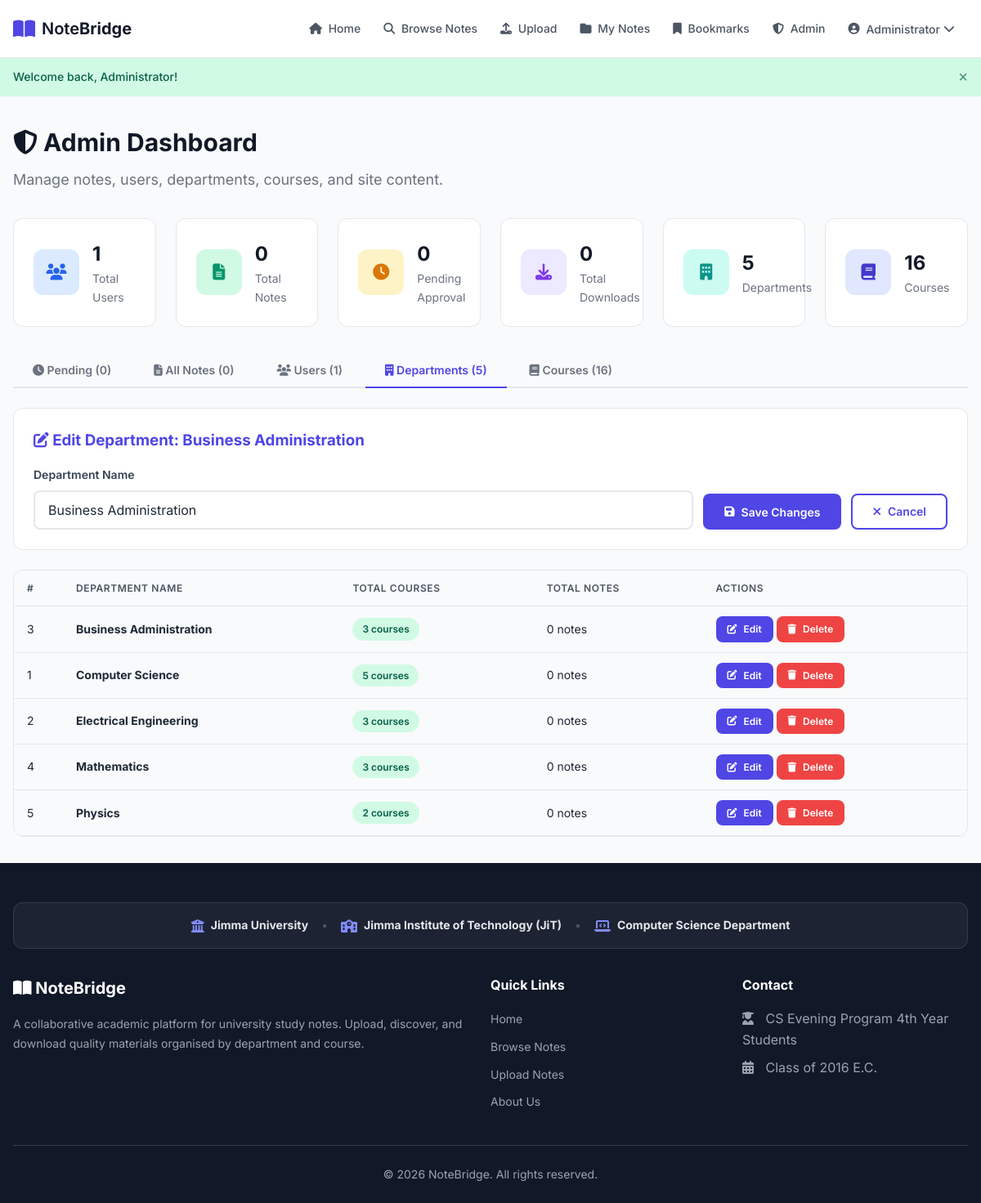
/admin/dashboard.php?edit_dept=3 (signed in), run on the app's committed database.
### tables this page shows
CREATE TABLE IF NOT EXISTS departments (
    id   INT AUTO_INCREMENT PRIMARY KEY,
    name VARCHAR(100) NOT NULL UNIQUE
);

### includes/config.php (called while the page is built, shortened)
<?php
function sanitize($data) {
    return htmlspecialchars(trim($data), ENT_QUOTES, 'UTF-8');
}
?>

### admin/dashboard.php (the view, shortened to what this page needs)
<?php
require_once __DIR__ . '/../includes/config.php';
$totalUsers       = (int)$db->query("SELECT COUNT(*) FROM users")->fetchColumn();
$totalNotes       = (int)$db->query("SELECT COUNT(*) FROM notes")->fetchColumn();
$pendingNotes     = (int)$db->query("SELECT COUNT(*) FROM notes WHERE status = 'pending'")->fetchColumn();
$totalDownloads   = (int)$db->query("SELECT COALESCE(SUM(downloads), 0) FROM notes")->fetchColumn();
$totalDepartments = (int)$db->query("SELECT COUNT(*) FROM departments")->fetchColumn();
$totalCourses     = (int)$db->query("SELECT COUNT(*) FROM courses")->fetchColumn();
$allDepartments = $db->query(
    "SELECT d.*,
            COUNT(DISTINCT c.id) AS course_count,
            COUNT(DISTINCT n.id) AS note_count
     FROM departments d
     LEFT JOIN courses c ON c.department_id = d.id
     LEFT JOIN notes n ON n.course_id = c.id
     GROUP BY d.id
     ORDER BY d.name ASC"
)->fetchAll(PDO::FETCH_ASSOC);
$allCoursesList = $db->query(
    "SELECT c.*,
            d.name AS department_name,
            COUNT(n.id) AS note_count
     FROM courses c
     JOIN departments d ON c.department_id = d.id
     LEFT JOIN notes n ON n.course_id = c.id
     GROUP BY c.id
     ORDER BY d.name ASC, c.name ASC"
)->fetchAll(PDO::FETCH_ASSOC);
$editDept = null;
if (isset($_GET['edit_dept'])) {
    $editDeptId = (int)$_GET['edit_dept'];
    $editDeptStmt = $db->prepare("SELECT * FROM departments WHERE id = ?");
    $editDeptStmt->execute([$editDeptId]);
    $editDept = $editDeptStmt->fetch(PDO::FETCH_ASSOC);
}
$activeTab = $_GET['tab'] ?? 'pending';
if ($editDept)   $activeTab = 'departments';
require_once __DIR__ . '/../includes/header.php';
?>
<div class="container">
    <div class="page-header">
        <h1><i class="fas fa-shield-alt"></i> Admin Dashboard</h1>
        <p>Manage notes, users, departments, courses, and site content.</p>
    </div>
    <div class="stats-grid">
        <div class="stat-card">
            <div class="stat-icon blue"><i class="fas fa-users"></i></div>
            <div>
                <div class="stat-number"><?php echo $totalUsers; ?></div>
                <div class="stat-label">Total Users</div>
            </div>
        </div>
        <div class="stat-card">
            <div class="stat-icon green"><i class="fas fa-file-alt"></i></div>
            <div>
                <div class="stat-number"><?php echo $totalNotes; ?></div>
                <div class="stat-label">Total Notes</div>
            </div>
        </div>
        <div class="stat-card">
            <div class="stat-icon amber"><i class="fas fa-clock"></i></div>
            <div>
                <div class="stat-number"><?php echo $pendingNotes; ?></div>
                <div class="stat-label">Pending Approval</div>
            </div>
        </div>
        <div class="stat-card">
            <div class="stat-icon purple"><i class="fas fa-download"></i></div>
            <div>
                <div class="stat-number"><?php echo $totalDownloads; ?></div>
                <div class="stat-label">Total Downloads</div>
            </div>
        </div>
        <div class="stat-card">
            <div class="stat-icon teal"><i class="fas fa-building"></i></div>
            <div>
                <div class="stat-number"><?php echo $totalDepartments; ?></div>
                <div class="stat-label">Departments</div>
            </div>
        </div>
        <div class="stat-card">
            <div class="stat-icon indigo"><i class="fas fa-book"></i></div>
            <div>
                <div class="stat-number"><?php echo $totalCourses; ?></div>
                <div class="stat-label">Courses</div>
            </div>
        </div>
    </div>
    <div class="tabs">
        <button class="tab-btn <?php echo ($activeTab === 'pending') ? 'active' : ''; ?>" data-tab="tab-pending">
            <i class="fas fa-clock"></i> Pending (<?php echo $pendingNotes; ?>)
        </button>
        <button class="tab-btn <?php echo ($activeTab === 'notes') ? 'active' : ''; ?>" data-tab="tab-notes">
            <i class="fas fa-file-alt"></i> All Notes (<?php echo $totalNotes; ?>)
        </button>
        <button class="tab-btn <?php echo ($activeTab === 'users') ? 'active' : ''; ?>" data-tab="tab-users">
            <i class="fas fa-users"></i> Users (<?php echo $totalUsers; ?>)
        </button>
        <button class="tab-btn <?php echo ($activeTab === 'departments') ? 'active' : ''; ?>" data-tab="tab-departments">
            <i class="fas fa-building"></i> Departments (<?php echo count($allDepartments); ?>)
        </button>
        <button class="tab-btn <?php echo ($activeTab === 'courses') ? 'active' : ''; ?>" data-tab="tab-courses">
            <i class="fas fa-book"></i> Courses (<?php echo count($allCoursesList); ?>)
        </button>
    </div>
    <div class="tab-content <?php echo ($activeTab === 'departments') ? 'active' : ''; ?>" id="tab-departments">
        <div class="card" style="margin-bottom: var(--space-6);">
            <div class="card-body">
                <?php if ($editDept): ?>
                <h3 style="margin-bottom: var(--space-4); color: var(--primary);">
                    <i class="fas fa-edit"></i> Edit Department: <?php echo sanitize($editDept['name']); ?>
                </h3>
                <form method="POST" action="dashboard.php?tab=departments" style="display: flex; gap: var(--space-3); align-items: flex-end; flex-wrap: wrap;">
                    <div class="form-group" style="flex: 1; min-width: 250px; margin-bottom: 0;">
                        <label for="edit_dept_name">Department Name</label>
                        <input type="text" id="edit_dept_name" name="name" class="form-control"
                               value="<?php echo sanitize($editDept['name']); ?>" required>
                    </div>
                    <button type="submit" class="btn btn-primary" style="height: 44px;">
                        <i class="fas fa-save"></i> Save Changes
                    </button>
                    <a href="dashboard.php?tab=departments" class="btn btn-secondary" style="height: 44px; display: inline-flex; align-items: center;">
                        <i class="fas fa-times"></i> Cancel
                    </a>
                </form>
                <?php endif; ?>
            </div>
        </div>
        <div class="table-wrapper">
            <table>
                <thead>
                    <tr>
                        <th style="width: 60px;">#</th>
                        <th>Department Name</th>
                        <th>Total Courses</th>
                        <th>Total Notes</th>
                        <th>Actions</th>
                    </tr>
                </thead>
                <tbody>
                    <?php if (!empty($allDepartments)): ?>
                        <?php foreach ($allDepartments as $dept): ?>
                        <tr>
                            <td><?php echo (int)$dept['id']; ?></td>
                            <td><strong><?php echo sanitize($dept['name']); ?></strong></td>
                            <td><span class="badge badge-approved"><?php echo (int)$dept['course_count']; ?> courses</span></td>
                            <td><?php echo (int)$dept['note_count']; ?> notes</td>
                            <td>
                                <a href="dashboard.php?edit_dept=<?php echo (int)$dept['id']; ?>" class="btn btn-primary btn-sm" title="Edit Department">
                                    <i class="fas fa-edit"></i> Edit
                                </a>
                                <a href="dashboard.php?delete_dept=<?php echo (int)$dept['id']; ?>"
                                   class="btn btn-danger btn-sm"
                                   data-confirm="Are you sure you want to delete '<?php echo sanitize($dept['name']); ?>'? All associated courses and note files will also be permanently deleted."
                                   title="Delete Department">
                                    <i class="fas fa-trash"></i> Delete
                                </a>
                            </td>
                        </tr>
                        <?php endforeach; ?>
                    <?php endif; ?>
                </tbody>
            </table>
        </div>
    </div>
</div>
<?php require_once __DIR__ . '/../includes/footer.php'; ?>

### data on the page
departments: name "Business Administration", id "3", course_count "3", note_count "0"
departments: id "1", name "Computer Science", course_count "5", note_count "0"
departments: id "2", name "Electrical Engineering", course_count "3", note_count "0"
departments: id "4", name "Mathematics", course_count "3", note_count "0"
departments: id "5", name "Physics", course_count "2", note_count "0"

### other printed values
$_SESSION['full_name'] "Administrator"
$flash['message'] "Welcome back, Administrator!"
$totalUsers "1"
$totalNotes "0"
$pendingNotes "0"
$totalDownloads "0"
$totalDepartments "5"
$totalCourses "16"
count($allDepartments) "5"
count($allCoursesList) "16"
